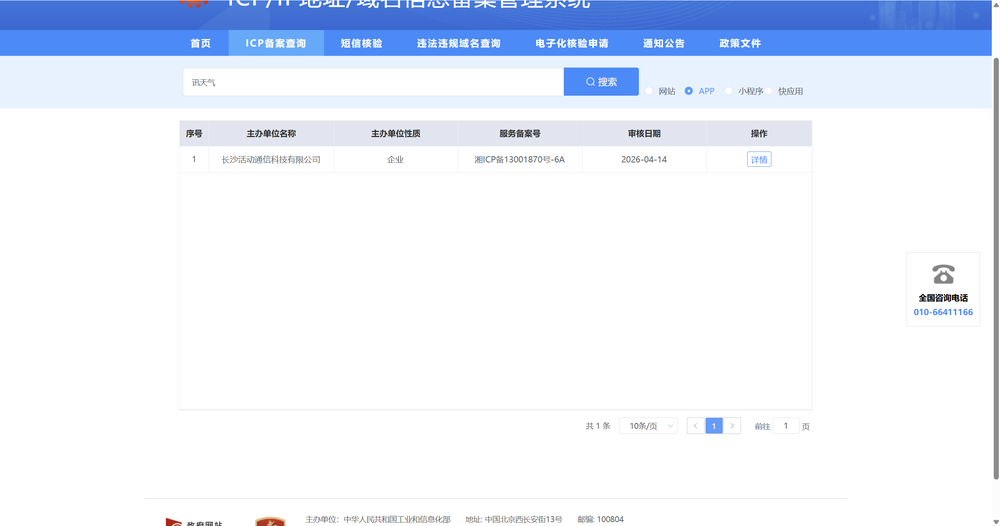
#> input picture test.png, 1000 x 526 px, shrunk from 2559 x 1347 before the run
$ python detect_resampling.py --image test.png
#> lines starting #> are read from the running program, lines starting #| are printed output that depends on the picture
import argparse
import math
from pathlib import Path

import cv2
import matplotlib.pyplot as plt
import numpy as np
from scipy.stats import norm


def load_grayscale(path: Path) -> np.ndarray:
    img = cv2.imread(str(path), cv2.IMREAD_GRAYSCALE)
    if img is None:
        raise FileNotFoundError(f"Cannot read image: {path}")
    return img.astype(np.float32) / 255.0


def rank_residual(img: np.ndarray, window: int = 7) -> np.ndarray:
    if window % 2 == 0 or window < 3:
        raise ValueError("Rank window must be odd and >= 3")
    r = window // 2
    h, w = img.shape
    if h <= 2 * r or w <= 2 * r:
        raise ValueError("Image is too small for selected rank window")

    core = img[r : h - r, r : w - r]
    count = np.zeros_like(core, dtype=np.float32)

    for dy in range(-r, r + 1):
        for dx in range(-r, r + 1):
            if dx == 0 and dy == 0:
                continue
            nbr = img[r + dy : h - r + dy, r + dx : w - r + dx]
            count += (core > nbr).astype(np.float32)

    return count / float(window * window - 1)


def highpass_residual(img: np.ndarray) -> np.ndarray:
    blur = cv2.GaussianBlur(img, (0, 0), sigmaX=1.0, sigmaY=1.0)
    return img - blur


def compute_spectrum(residual: np.ndarray) -> np.ndarray:
    f = np.fft.fft2(residual)
    f = np.fft.fftshift(f)
    mag = np.log1p(np.abs(f))
    mag = mag - np.mean(mag)
    std = np.std(mag) + 1e-8
    return mag / std


def patchify(arr: np.ndarray, patch_h: int, patch_w: int) -> np.ndarray:
    h, w = arr.shape
    mh = h // patch_h
    mw = w // patch_w
    hh = mh * patch_h
    ww = mw * patch_w
    arr = arr[:hh, :ww]
    return arr.reshape(mh, patch_h, mw, patch_w).transpose(0, 2, 1, 3)


def corr_per_patch(a: np.ndarray, b: np.ndarray) -> np.ndarray:
    # a, b: [Mh, Mw, Ph, Pw]
    ax = a.reshape(a.shape[0], a.shape[1], -1)
    bx = b.reshape(b.shape[0], b.shape[1], -1)

    ax = ax - ax.mean(axis=-1, keepdims=True)
    bx = bx - bx.mean(axis=-1, keepdims=True)
    num = np.sum(ax * bx, axis=-1)
    den = np.sqrt(np.sum(ax * ax, axis=-1) * np.sum(bx * bx, axis=-1)) + 1e-10
    return num / den


def scan_distances(spec: np.ndarray, patch_h: int, patch_w: int, axis: str) -> np.ndarray:
    h, w = spec.shape
    max_d = h if axis == "vertical" else w
    all_corr = []
    for d in range(max_d):
        shifted = np.roll(spec, shift=d, axis=0 if axis == "vertical" else 1)
        pa = patchify(spec, patch_h, patch_w)
        pb = patchify(shifted, patch_h, patch_w)
        c = corr_per_patch(pa, pb).ravel()
        all_corr.append(c)
    return np.array(all_corr, dtype=np.float32)


def nfa_from_correlations(corr_mat: np.ndarray, ignore_radius: int) -> np.ndarray:
    mean_corr = corr_mat.mean(axis=1)
    d_max = mean_corr.shape[0]
    idx = np.arange(d_max)
    valid = (idx >= ignore_radius) & (idx <= d_max - ignore_radius - 1)
    base = mean_corr[valid] if np.any(valid) else mean_corr

    med = float(np.median(base))
    mad = float(np.median(np.abs(base - med)))
    sigma = 1.4826 * mad + 1e-8
    z = (mean_corr - med) / sigma

    p = 1.0 - norm.cdf(z)
    n_tests = float(d_max)
    nfa = np.maximum(n_tests * p, 1e-300)
    return nfa


def detect(
    image_path: Path,
    outdir: Path,
    residual_mode: str,
    patch_h: int,
    patch_w: int,
    rank_window: int,
    nfa_threshold: float,
) -> None:
    img = load_grayscale(image_path)

    if residual_mode == "rank":
        residual = rank_residual(img, window=rank_window)
    elif residual_mode == "highpass":
        residual = highpass_residual(img)
    elif residual_mode == "none":
        residual = img.copy()
    else:
        raise ValueError(f"Unsupported residual mode: {residual_mode}")

    spec = compute_spectrum(residual)

    corr_v = scan_distances(spec, patch_h, patch_w, axis="vertical")
    corr_h = scan_distances(spec, patch_h, patch_w, axis="horizontal")

    ignore_radius = max(2, patch_h // 2)
    nfa_v = nfa_from_correlations(corr_v, ignore_radius=ignore_radius)
    nfa_h = nfa_from_correlations(corr_h, ignore_radius=ignore_radius)

    cand_v = nfa_v[ignore_radius : len(nfa_v) - ignore_radius]
    cand_h = nfa_h[ignore_radius : len(nfa_h) - ignore_radius]
    best_v = float(np.min(cand_v)) if cand_v.size else float(np.min(nfa_v))
    best_h = float(np.min(cand_h)) if cand_h.size else float(np.min(nfa_h))
    best = min(best_v, best_h)
    decision = best < nfa_threshold

    outdir.mkdir(parents=True, exist_ok=True)

    plot_path = outdir / f"{image_path.stem}_nfa.png"
    plt.figure(figsize=(10, 4))
    plt.semilogy(nfa_v, label="Vertical NFA")
    plt.semilogy(nfa_h, label="Horizontal NFA")
    plt.axhline(nfa_threshold, color="red", linestyle="--", linewidth=1.0, label=f"NFA={nfa_threshold:g}")
    plt.xlabel("Distance d (pixels in spectrum)")
    plt.ylabel("NFA (log scale)")
    plt.title("Resampling Detection NFA")
    plt.legend()
    plt.tight_layout()
    plt.savefig(plot_path, dpi=160)
    plt.close()

    print(f"Image: {image_path}")
    print(f"Residual mode: {residual_mode}")
    print(f"Patch size: {patch_h}x{patch_w}")
    print(f"Best vertical NFA: {best_v:.3e}")
    print(f"Best horizontal NFA: {best_h:.3e}")
    print(f"Decision threshold: {nfa_threshold:.3e}")
    print(f"Decision: {'RESAMPLED' if decision else 'NOT_RESAMPLED'}")
    print(f"NFA plot saved to: {plot_path}")


def main() -> None:
    parser = argparse.ArgumentParser(description="Unsupervised resampling detector with NFA plot output.")
    parser.add_argument("--image", type=Path, required=True, help="Path to the input image")
    parser.add_argument("--outdir", type=Path, default=Path("outputs"), help="Directory to save outputs")
    parser.add_argument("--residual", choices=["rank", "highpass", "none"], default="rank")
    parser.add_argument("--rank-window", type=int, default=7, help="Odd window size for rank residual")
    parser.add_argument("--patch-h", type=int, default=16, help="Patch height in spectrum")
    parser.add_argument("--patch-w", type=int, default=16, help="Patch width in spectrum")
    parser.add_argument("--nfa-threshold", type=float, default=1e-3, help="Decision threshold for NFA")
    args = parser.parse_args()

    detect(
        image_path=args.image,
        outdir=args.outdir,
        residual_mode=args.residual,
        patch_h=args.patch_h,
        patch_w=args.patch_w,
        rank_window=args.rank_window,
        nfa_threshold=args.nfa_threshold,
    )
#> in load_grayscale, `img = cv2.imread(str(path), cv2.IMREAD_GRAYSCALE)`:
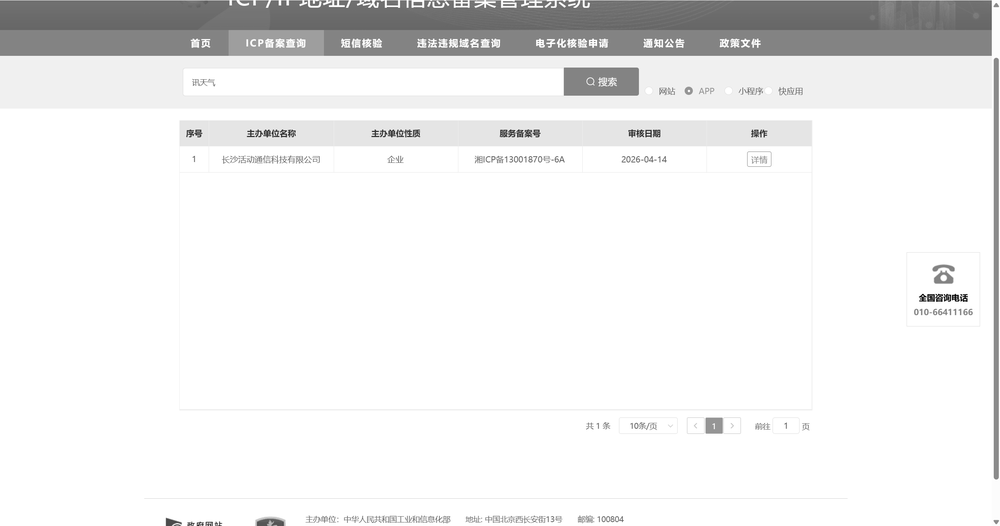
#> img: shape (526, 1000); min 0, max 255, mean 237.4
#> in rank_residual, `core = img[r : h - r, r : w - r]`:
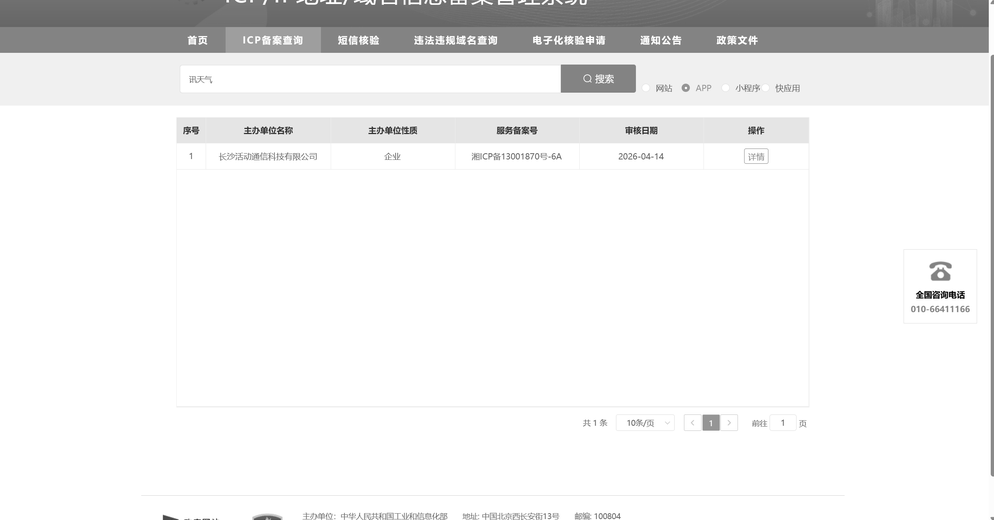
#> core: shape (520, 994) float32; min 0, max 1, mean 0.933
#> after the loop in rank_residual, `for dy in range(-r, r + 1):`:
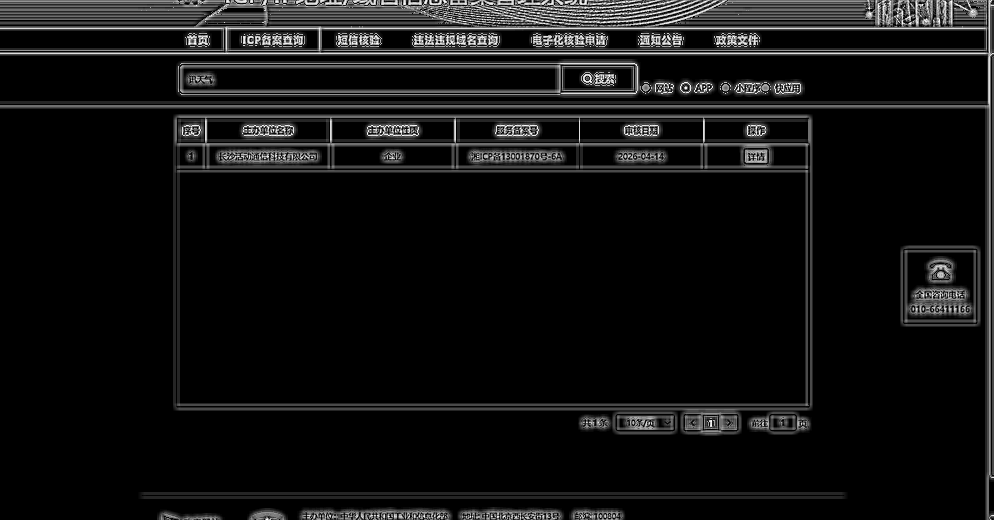
#> count: shape (520, 994) float32; min 0, max 48, mean 3.3; drawn with min black and max white
#> in compute_spectrum, `mag = np.log1p(np.abs(f))`:
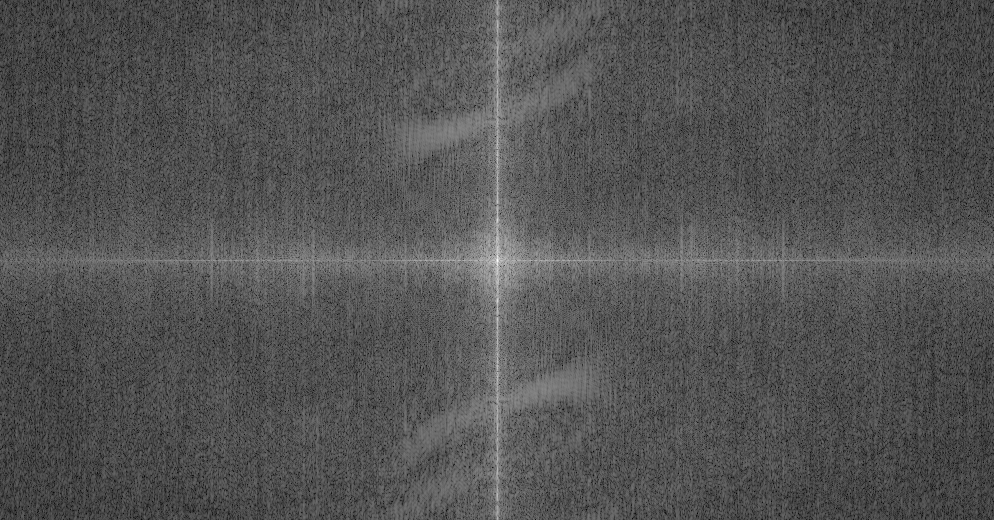
#> mag: shape (520, 994) float64; min 0.0624, max 10.49, mean 3.46; drawn with min black and max white
#> in compute_spectrum, `std = np.std(mag) + 1e-8`: std = 0.807
#> in scan_distances, `return np.array(all_corr, dtype=np.float32)`:
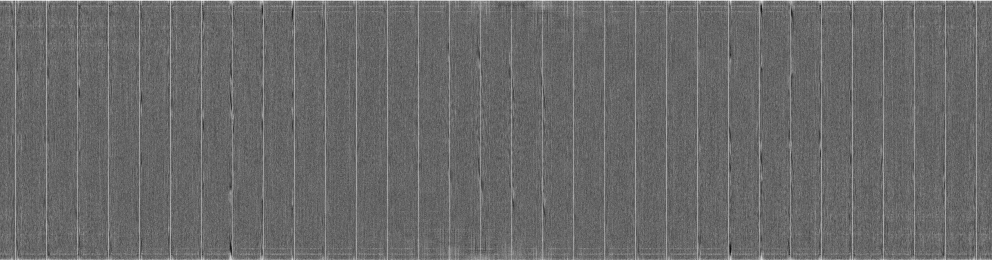
#> returned value: shape (520, 1984) float32 (shown at 1/2 size); min -0.653, max 1, mean 0.0306; drawn with min black and max white
#> call 2 of scan_distances, with patch_h = 16, patch_w = 16, axis = 'horizontal'
#> in scan_distances (call 2), `return np.array(all_corr, dtype=np.float32)`:
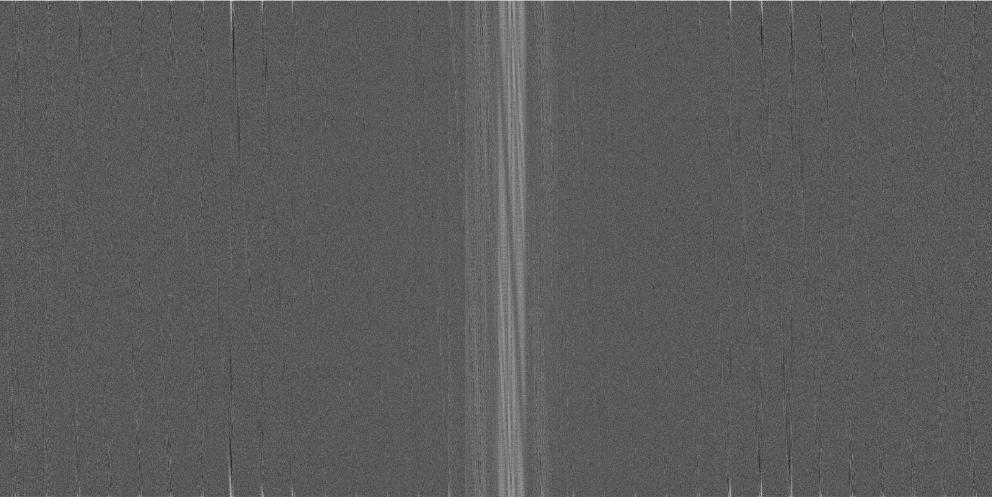
#> returned value: shape (994, 1984) float32 (shown at 1/2 size); min -0.541, max 1, mean 0.0118; drawn with min black and max white
#> in detect, `plt.savefig(plot_path, dpi=160)`:
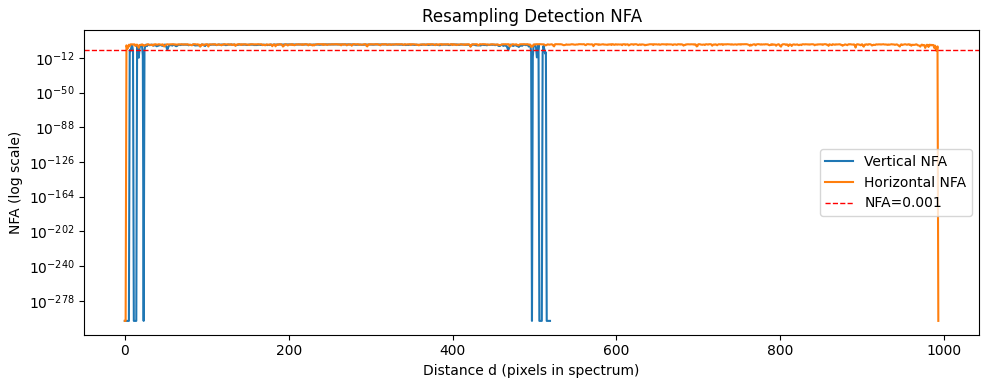
#> figure drawn by matplotlib, 1 panel; curve peaks at x = 275, y = 517.5; curve peaks at x = 236, y = 993.9
#| Best vertical NFA: 1.000e-300
#| Best horizontal NFA: 7.868e-02
#| Decision: RESAMPLED


if __name__ == "__main__":
    main()
